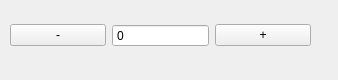
<?xml version="1.0" encoding="UTF-8"?>
<ui version="4.0">
 <class>FloorPlanFilterDockWidgetBase</class>
 <widget class="QDockWidget" name="FloorPlanFilterDockWidgetBase">
  <property name="geometry">
   <rect>
    <x>0</x>
    <y>0</y>
    <width>338</width>
    <height>80</height>
   </rect>
  </property>
  <property name="sizePolicy">
   <sizepolicy hsizetype="MinimumExpanding" vsizetype="Fixed">
    <horstretch>0</horstretch>
    <verstretch>0</verstretch>
   </sizepolicy>
  </property>
  <property name="minimumSize">
   <size>
    <width>71</width>
    <height>80</height>
   </size>
  </property>
  <property name="maximumSize">
   <size>
    <width>524287</width>
    <height>102</height>
   </size>
  </property>
  <property name="features">
   <set>QDockWidget::DockWidgetClosable|QDockWidget::DockWidgetMovable</set>
  </property>
  <property name="allowedAreas">
   <set>Qt::AllDockWidgetAreas</set>
  </property>
  <property name="windowTitle">
   <string>Filter</string>
  </property>
  <widget class="QWidget" name="dockWidgetContents">
   <widget class="QFrame" name="frame">
    <property name="geometry">
     <rect>
      <x>0</x>
      <y>0</y>
      <width>311</width>
      <height>100</height>
     </rect>
    </property>
    <property name="sizePolicy">
     <sizepolicy hsizetype="Preferred" vsizetype="Fixed">
      <horstretch>0</horstretch>
      <verstretch>0</verstretch>
     </sizepolicy>
    </property>
    <property name="minimumSize">
     <size>
      <width>0</width>
      <height>100</height>
     </size>
    </property>
    <property name="maximumSize">
     <size>
      <width>16777215</width>
      <height>100</height>
     </size>
    </property>
    <widget class="QWidget" name="widget" native="true">
     <property name="geometry">
      <rect>
       <x>10</x>
       <y>10</y>
       <width>301</width>
       <height>51</height>
      </rect>
     </property>
     <layout class="QHBoxLayout" name="horizontalLayout">
      <item>
       <widget class="QPushButton" name="decreaseFloorLevelButton">
        <property name="text">
         <string>-</string>
        </property>
       </widget>
      </item>
      <item>
       <widget class="QSpinBox" name="currentFloorLevelEdit">
        <property name="frame">
         <bool>true</bool>
        </property>
        <property name="buttonSymbols">
         <enum>QAbstractSpinBox::NoButtons</enum>
        </property>
       </widget>
      </item>
      <item>
       <widget class="QPushButton" name="increaseFloorLevelButton">
        <property name="text">
         <string>+</string>
        </property>
       </widget>
      </item>
     </layout>
    </widget>
   </widget>
  </widget>
 </widget>
 <resources/>
 <connections/>
</ui>
